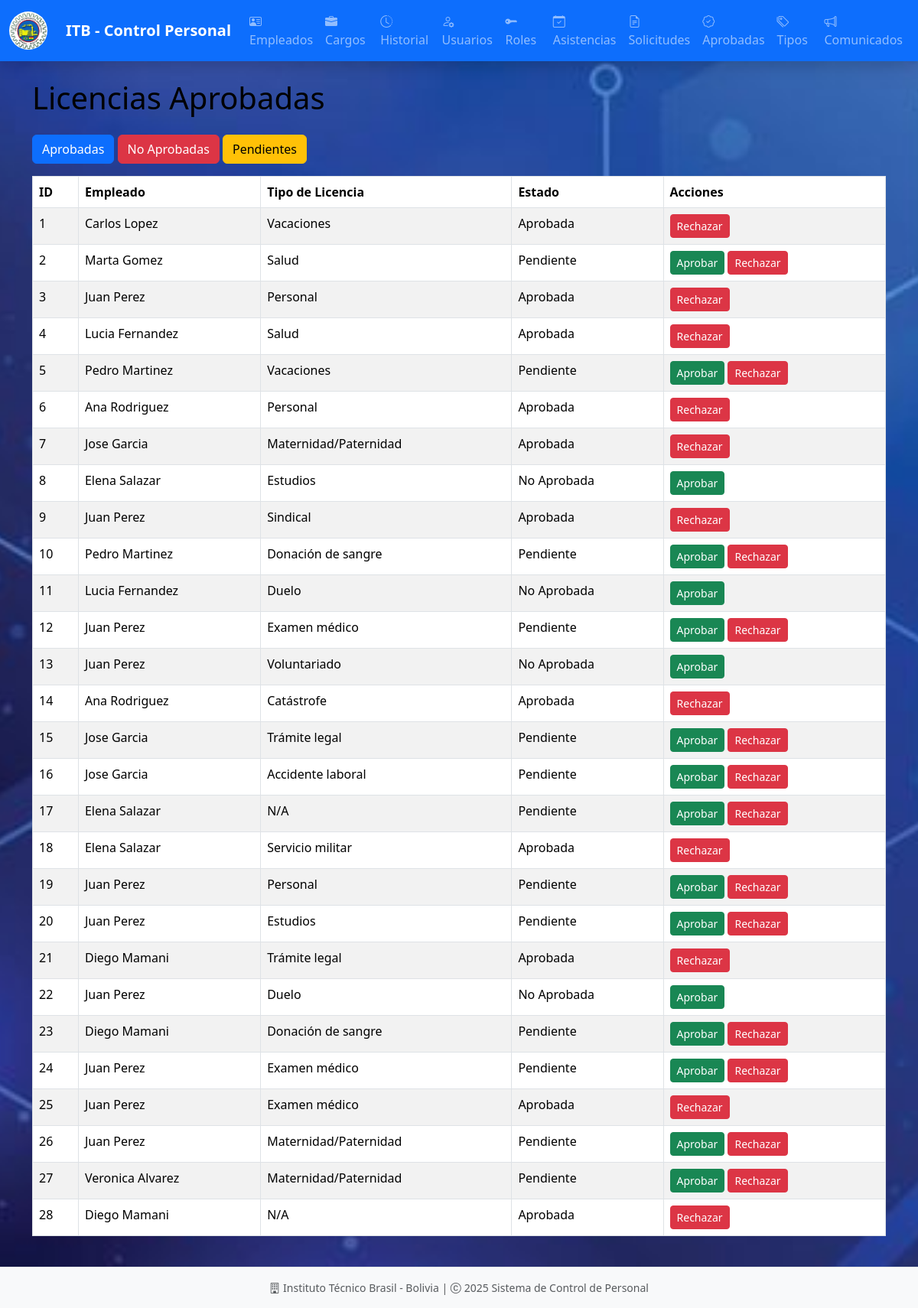
Page /licencias_aprobadas/ on the committed database.
### models/licencia_aprobada_model.py (models this page shows, shortened)
class LicenciaAprobada(db.Model):
    __tablename__ = "licencias_aprobadas"
    id = db.Column(db.Integer, primary_key=True)
    empleado_id = db.Column(db.Integer, db.ForeignKey('empleados.id'), nullable=False)
    solicitud_licencia_id = db.Column(db.Integer, db.ForeignKey('solicitudes_licencia.id'))
    estado = db.Column(db.String(20), nullable=True)
    empleado = db.relationship('Empleado', back_populates='licencias_aprobadas')
    solicitud_licencia = db.relationship('SolicitudLicencia', back_populates='licencia_aprobada')
    @staticmethod
    def get_all():
        return LicenciaAprobada.query.options(
            joinedload(LicenciaAprobada.empleado),
            joinedload(LicenciaAprobada.solicitud_licencia)
        ).all()

### models/empleado_model.py (models this page shows, shortened)
class Empleado(db.Model):
    __tablename__ = "empleados"
    id = db.Column(db.Integer, primary_key=True)
    nombre = db.Column(db.String(255), nullable=False)
    apellido = db.Column(db.String(255), nullable=False)
    ci = db.Column(db.String(20), nullable=False, unique=True)
    email = db.Column(db.String(255), nullable=False, unique=True)
    telefono = db.Column(db.String(20), nullable=False)
    fecha = db.Column(db.DateTime, nullable=False, default=datetime.utcnow)
    cargo_id = db.Column(db.Integer, db.ForeignKey('cargos.id'), nullable=False)
    cargo = db.relationship('Cargo', back_populates='empleados')
    usuarios = db.relationship('Usuario', back_populates='empleado', uselist=False)
    asistencias = db.relationship('Asistencia', back_populates='empleado', cascade='all, delete-orphan')
    historial_laboral = db.relationship('Historial', back_populates='empleado', cascade='all, delete-orphan')
    licencias_aprobadas = db.relationship('LicenciaAprobada', back_populates='empleado', cascade='all, delete-orphan')
    solicitudes_licencia = db.relationship('SolicitudLicencia', back_populates='empleado', cascade='all, delete-orphan')
    def delete(self):
        db.session.delete(self)
        db.session.commit()

### models/tipo_licencia_model.py (models this page shows, shortened)
class TipoLicencia(db.Model):
    __tablename__ = 'tipos_licencia'
    id = db.Column(db.Integer, primary_key=True)
    nombre = db.Column(db.String(100), nullable=False)
    descripcion = db.Column(db.String(200))
    solicitudes = db.relationship('SolicitudLicencia', back_populates='tipo_licencia', cascade='all, delete-orphan')
    def delete(self):
        db.session.delete(self)
        db.session.commit()

### controllers/licencia_aprobada_controller.py (the view)
@licencia_aprobada_bp.route('/')
def index():
    licencias = LicenciaAprobada.get_all()
    return licencia_aprobada_view.list(licencias)

### run.py (called while the page is built)
@app.context_processor
def inject_active_path():
    def is_active(path):
        return 'active' if request.path == path else ''
    return(dict(is_active = is_active))

### views/licencia_aprobada_view.py (called while the page is built)
def list(licencias):
    return render_template('admin/licencias_aprobadas/index.html', licencias=licencias)

### templates/admin/licencias_aprobadas/index.html (shortened to what this page needs)
{% extends 'admin/base.html' %}
{% block content %}
<h1 class="mb-4">Licencias Aprobadas</h1>
<div class="mb-3">
    <a href="{{ url_for('licencia_aprobada.index_por_estado', estado='Aprobada') }}" class="btn btn-primary">Aprobadas</a>
    <a href="{{ url_for('licencia_aprobada.index_por_estado', estado='No Aprobada') }}" class="btn btn-danger">No Aprobadas</a>
    <a href="{{ url_for('licencia_aprobada.index_por_estado', estado='Pendiente') }}" class="btn btn-warning">Pendientes</a>
</div>
<table class="table table-striped table-bordered table-hover">
    <thead class="thead-dark">
        <tr>
            <th>ID</th>
            <th>Empleado</th>
            <th>Tipo de Licencia</th>
            <th>Estado</th>
            <th>Acciones</th>
        </tr>
    </thead>
    <tbody>
        {% for licencia in licencias %}
        <tr>
            <td>{{ licencia.id }}</td>
            <td>{{ licencia.empleado.nombre }} {{ licencia.empleado.apellido }}</td>
            <td>{{ licencia.solicitud_licencia.tipo_licencia.nombre if licencia.solicitud_licencia else 'N/A' }}</td>
            <td>{{ licencia.estado }}</td>
            <td>
                {% if licencia.estado != 'Aprobada' %}
                <a href="{{ url_for('licencia_aprobada.cambiar_estado', id=licencia.id, nuevo_estado='Aprobada') }}"
                   class="btn btn-success btn-sm">Aprobar</a>
                {% endif %}
                {% if licencia.estado != 'No Aprobada' %}
                <a href="{{ url_for('licencia_aprobada.cambiar_estado', id=licencia.id, nuevo_estado='No Aprobada') }}"
                   class="btn btn-danger btn-sm">Rechazar</a>
                {% endif %}
            </td>
        </tr>
        {% endfor %}
    </tbody>
</table>
{% endblock %}

### static/style/style_admin.css (style rules this page uses)
:root { --primary-color: #0d6efd; --secondary-color: #6c757d; --success-color: #198754; --info-color: #0dcaf0; --warning-color: #ffc107; --danger-color: #dc3545; --light-color: #f8f9fa; --dark-color: #212529; }
body { font-family: 'Segoe UI', Tahoma, Geneva, Verdana, sans-serif; background-image: url('../images/background.jpg'); background-size: cover; background-repeat: no-repeat; background-attachment: fixed; background-position: center; color: #000000; }

### rows in the picture
LicenciaAprobada: id "1", empleado.nombre "Carlos", empleado.apellido "Lopez", solicitud_licencia.tipo_licencia "Vacaciones", estado "Aprobada"
LicenciaAprobada: id "2", empleado.nombre "Marta", empleado.apellido "Gomez", solicitud_licencia.tipo_licencia "Salud", estado "Pendiente"
LicenciaAprobada: id "3", empleado.nombre "Juan", empleado.apellido "Perez", solicitud_licencia.tipo_licencia "Personal", estado "Aprobada"
LicenciaAprobada: id "4", empleado.nombre "Lucia", empleado.apellido "Fernandez", solicitud_licencia.tipo_licencia "Salud", estado "Aprobada"
LicenciaAprobada: id "5", empleado.nombre "Pedro", empleado.apellido "Martinez", solicitud_licencia.tipo_licencia "Vacaciones", estado "Pendiente"
LicenciaAprobada: id "6", empleado.nombre "Ana", empleado.apellido "Rodriguez", solicitud_licencia.tipo_licencia "Personal", estado "Aprobada"
LicenciaAprobada: id "7", empleado.nombre "Jose", empleado.apellido "Garcia", solicitud_licencia.tipo_licencia "Maternidad/Paternidad", estado "Aprobada"
LicenciaAprobada: id "8", empleado.nombre "Elena", empleado.apellido "Salazar", solicitud_licencia.tipo_licencia "Estudios", estado "No Aprobada"
LicenciaAprobada: id "9", empleado.nombre "Juan", empleado.apellido "Perez", solicitud_licencia.tipo_licencia "Sindical", estado "Aprobada"
LicenciaAprobada: id "10", empleado.nombre "Pedro", empleado.apellido "Martinez", solicitud_licencia.tipo_licencia "Donación de sangre", estado "Pendiente"
LicenciaAprobada: id "11", empleado.nombre "Lucia", empleado.apellido "Fernandez", solicitud_licencia.tipo_licencia "Duelo", estado "No Aprobada"
LicenciaAprobada: id "12", empleado.nombre "Juan", empleado.apellido "Perez", solicitud_licencia.tipo_licencia "Examen médico", estado "Pendiente"
LicenciaAprobada: id "13", empleado.nombre "Juan", empleado.apellido "Perez", solicitud_licencia.tipo_licencia "Voluntariado", estado "No Aprobada"
LicenciaAprobada: id "14", empleado.nombre "Ana", empleado.apellido "Rodriguez", solicitud_licencia.tipo_licencia "Catástrofe", estado "Aprobada"
LicenciaAprobada: id "15", empleado.nombre "Jose", empleado.apellido "Garcia", solicitud_licencia.tipo_licencia "Trámite legal", estado "Pendiente"
LicenciaAprobada: id "16", empleado.nombre "Jose", empleado.apellido "Garcia", solicitud_licencia.tipo_licencia "Accidente laboral", estado "Pendiente"
LicenciaAprobada: id "17", empleado.nombre "Elena", empleado.apellido "Salazar", solicitud_licencia.tipo_licencia "N/A", estado "Pendiente"
LicenciaAprobada: id "18", empleado.nombre "Elena", empleado.apellido "Salazar", solicitud_licencia.tipo_licencia "Servicio militar", estado "Aprobada"
LicenciaAprobada: id "19", empleado.nombre "Juan", empleado.apellido "Perez", solicitud_licencia.tipo_licencia "Personal", estado "Pendiente"
LicenciaAprobada: id "20", empleado.nombre "Juan", empleado.apellido "Perez", solicitud_licencia.tipo_licencia "Estudios", estado "Pendiente"
LicenciaAprobada: id "21", empleado.nombre "Diego", empleado.apellido "Mamani", solicitud_licencia.tipo_licencia "Trámite legal", estado "Aprobada"
LicenciaAprobada: id "22", empleado.nombre "Juan", empleado.apellido "Perez", solicitud_licencia.tipo_licencia "Duelo", estado "No Aprobada"
LicenciaAprobada: id "23", empleado.nombre "Diego", empleado.apellido "Mamani", solicitud_licencia.tipo_licencia "Donación de sangre", estado "Pendiente"
LicenciaAprobada: id "24", empleado.nombre "Juan", empleado.apellido "Perez", solicitud_licencia.tipo_licencia "Examen médico", estado "Pendiente"
LicenciaAprobada: id "25", empleado.nombre "Juan", empleado.apellido "Perez", solicitud_licencia.tipo_licencia "Examen médico", estado "Aprobada"
LicenciaAprobada: id "26", empleado.nombre "Juan", empleado.apellido "Perez", solicitud_licencia.tipo_licencia "Maternidad/Paternidad", estado "Pendiente"
LicenciaAprobada: id "27", empleado.nombre "Veronica", empleado.apellido "Alvarez", solicitud_licencia.tipo_licencia "Maternidad/Paternidad", estado "Pendiente"
LicenciaAprobada: id "28", empleado.nombre "Diego", empleado.apellido "Mamani", solicitud_licencia.tipo_licencia "N/A", estado "Aprobada"
